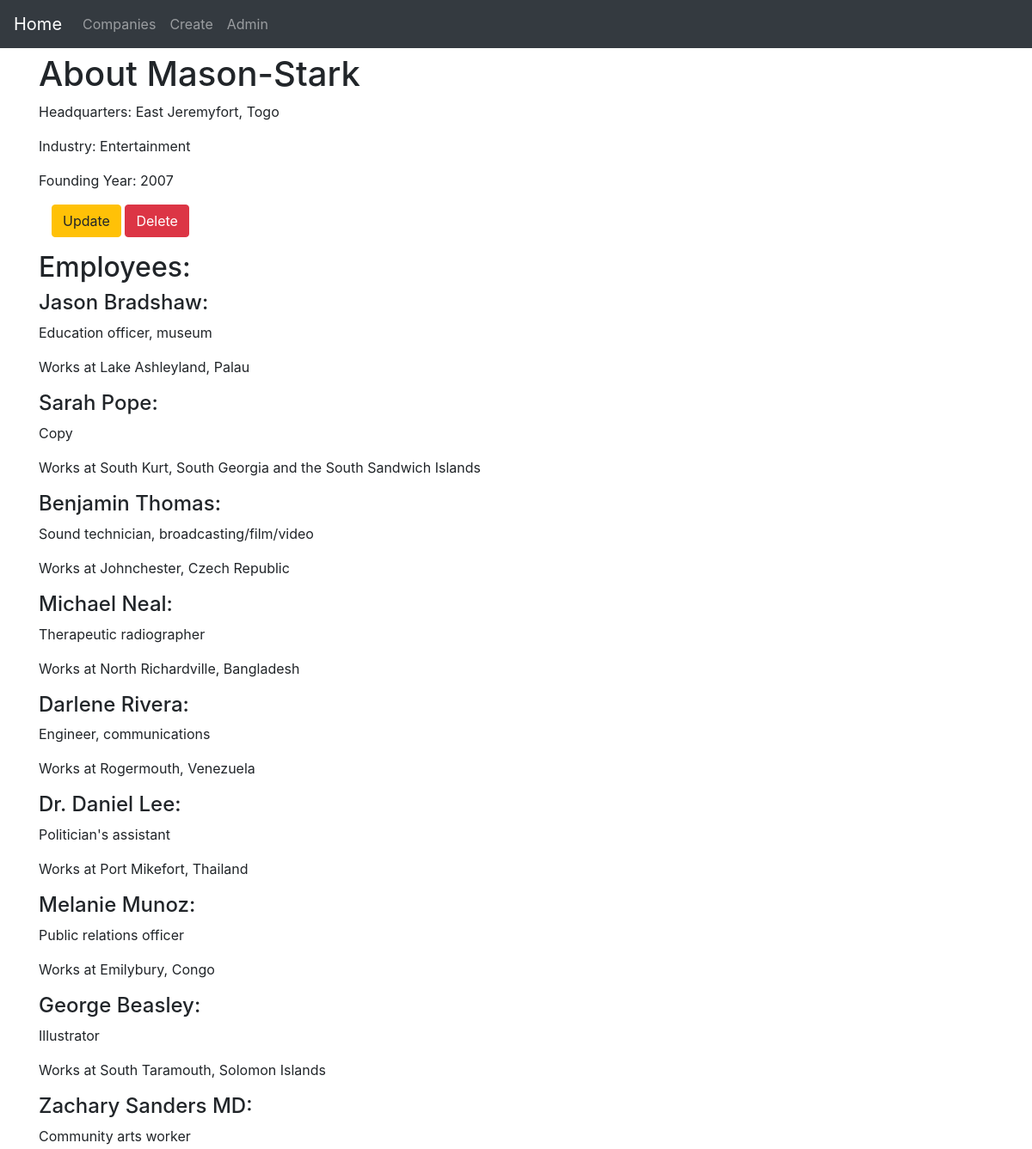
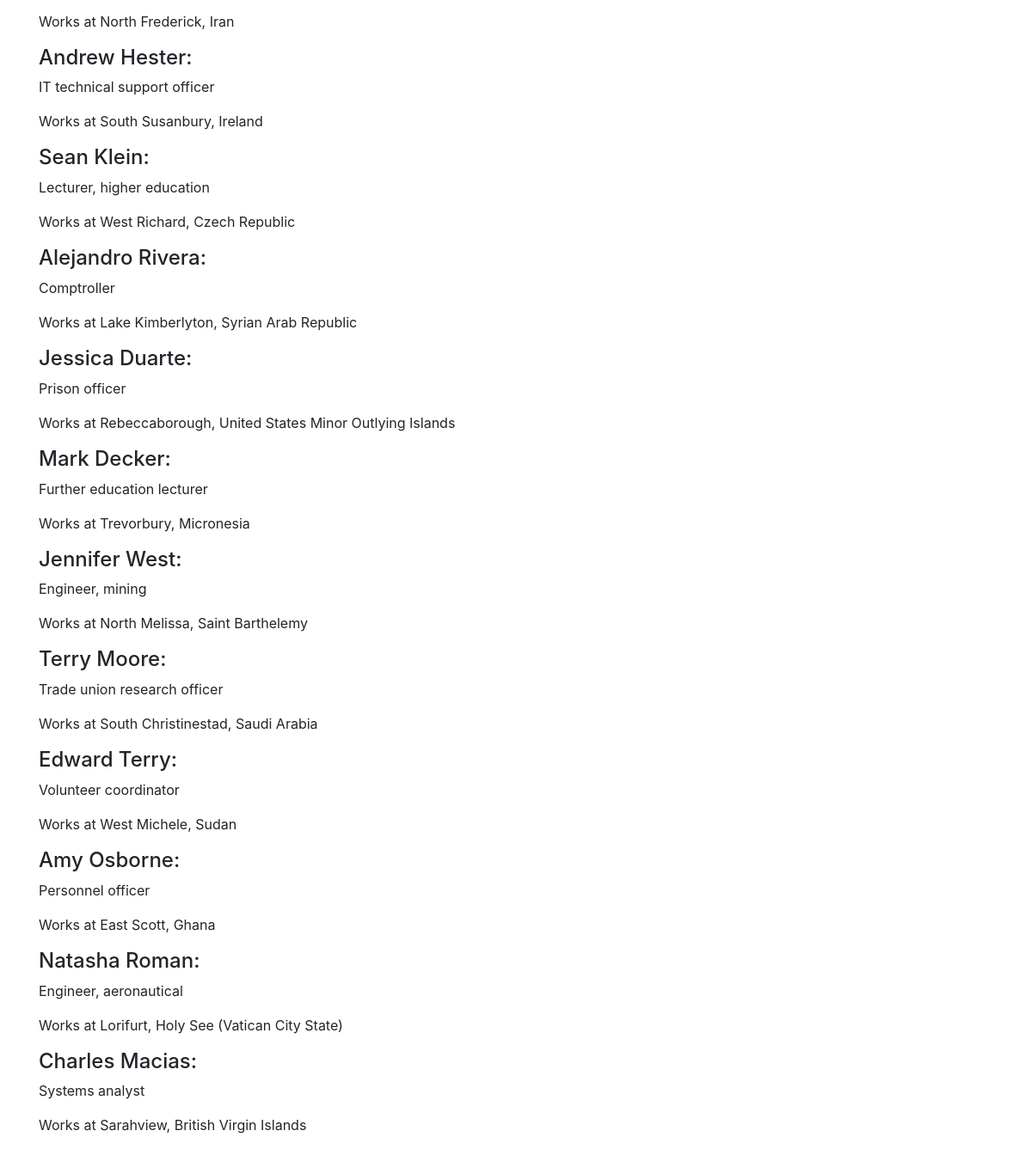
Screenshot of /app1/24 with the database file from the repository (2 pictures, top to bottom).
### app1/models.py (models this page shows, shortened)
class Company(models.Model):
    name = models.CharField(max_length = 100)
    headquarters = models.CharField(max_length = 100)
    industry = models.CharField(max_length = 100, null = True)
    founding_year = models.PositiveIntegerField()

class Employee(models.Model):
    name = models.CharField(max_length = 100)
    position = models.CharField(max_length = 100)
    location = models.CharField(max_length = 100, default = 'not available')
    company = models.ForeignKey(Company, on_delete = models.CASCADE, related_name = 'employees')

### app1/views.py (the view)
# urls.py: path('<int:pk>', views.CompanyDetail.as_view(), name = 'detail'),
class CompanyDetail(DetailView):
    model = models.Company
    template_name = 'app1/company_detail.html'
    context_object_name = 'company_detail'

### app1/templates/app1/company_detail.html (shortened to what this page needs)
{% extends 'app1/app1_base.html' %}
{% block body_block %}
    <h1>About {{ company_detail.name }}</h1>
        <p>Headquarters: {{ company_detail.headquarters }}</p>
        <p>Industry: {{ company_detail.industry }}</p>
        <p>Founding Year: {{ company_detail.founding_year }}</p>
        <div class="container">
            <p>
                <a class = 'btn btn-warning' href="{% url 'app1:companyUpdate' pk=company_detail.pk %}">Update</a>
                <a class = 'btn btn-danger' href="{% url 'app1:companyDelete' pk=company_detail.pk %}">Delete</a>
            </p>
        </div>
        <h2>Employees:</h2>
        {% for employee in company_detail.employees.all %}
        <div>
            <h4>{{ employee.name }}:</h4>
            <p>{{ employee.position }}</p>
            <p>Works at {{ employee.location }}</p>
        </div>
        {% endfor %}
{% endblock %}

### rows the page displays
Company: name "Mason-Stark", headquarters "East Jeremyfort, Togo", industry "Entertainment", founding_year "2007"
Employee: name "Jason Bradshaw", position "Education officer, museum", location "Lake Ashleyland, Palau"
Employee: name "Sarah Pope", position "Copy", location "South Kurt, South Georgia and the South Sandwich Islands"
Employee: name "Benjamin Thomas", position "Sound technician, broadcasting/film/video", location "Johnchester, Czech Republic"
Employee: name "Michael Neal", position "Therapeutic radiographer", location "North Richardville, Bangladesh"
Employee: name "Darlene Rivera", position "Engineer, communications", location "Rogermouth, Venezuela"
Employee: name "Dr. Daniel Lee", position "Politician's assistant", location "Port Mikefort, Thailand"
Employee: name "Melanie Munoz", position "Public relations officer", location "Emilybury, Congo"
Employee: name "George Beasley", position "Illustrator", location "South Taramouth, Solomon Islands"
Employee: name "Zachary Sanders MD", position "Community arts worker", location "North Frederick, Iran"
Employee: name "Andrew Hester", position "IT technical support officer", location "South Susanbury, Ireland"
Employee: name "Sean Klein", position "Lecturer, higher education", location "West Richard, Czech Republic"
Employee: name "Alejandro Rivera", position "Comptroller", location "Lake Kimberlyton, Syrian Arab Republic"
Employee: name "Jessica Duarte", position "Prison officer", location "Rebeccaborough, United States Minor Outlying Islands"
Employee: name "Mark Decker", position "Further education lecturer", location "Trevorbury, Micronesia"
Employee: name "Jennifer West", position "Engineer, mining", location "North Melissa, Saint Barthelemy"
Employee: name "Terry Moore", position "Trade union research officer", location "South Christinestad, Saudi Arabia"
Employee: name "Edward Terry", position "Volunteer coordinator", location "West Michele, Sudan"
Employee: name "Amy Osborne", position "Personnel officer", location "East Scott, Ghana"
Employee: name "Natasha Roman", position "Engineer, aeronautical", location "Lorifurt, Holy See (Vatican City State)"
Employee: name "Charles Macias", position "Systems analyst", location "Sarahview, British Virgin Islands"
